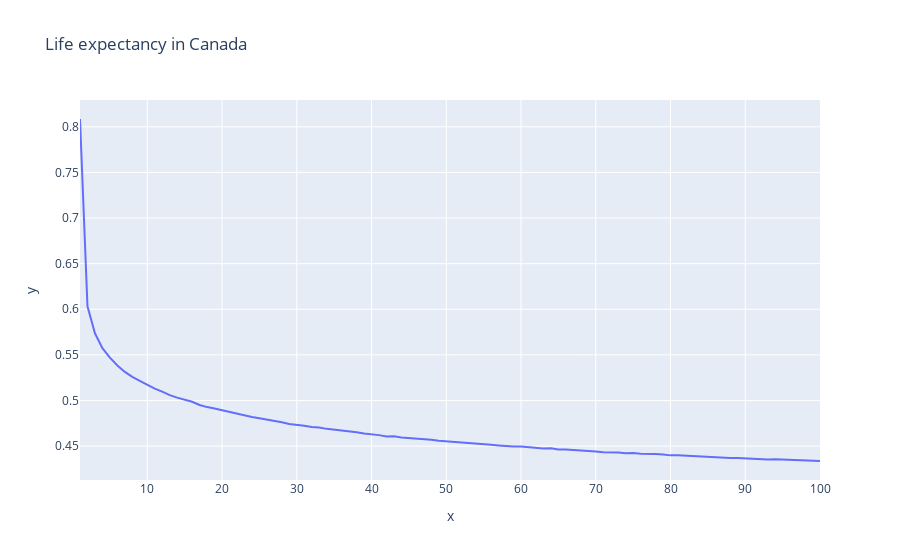

Here is the notebook cell this chart was saved with:
### Code cell
fig = px.line(df, x="x", y="y", title='Life expectancy in Canada')
fig.show()
